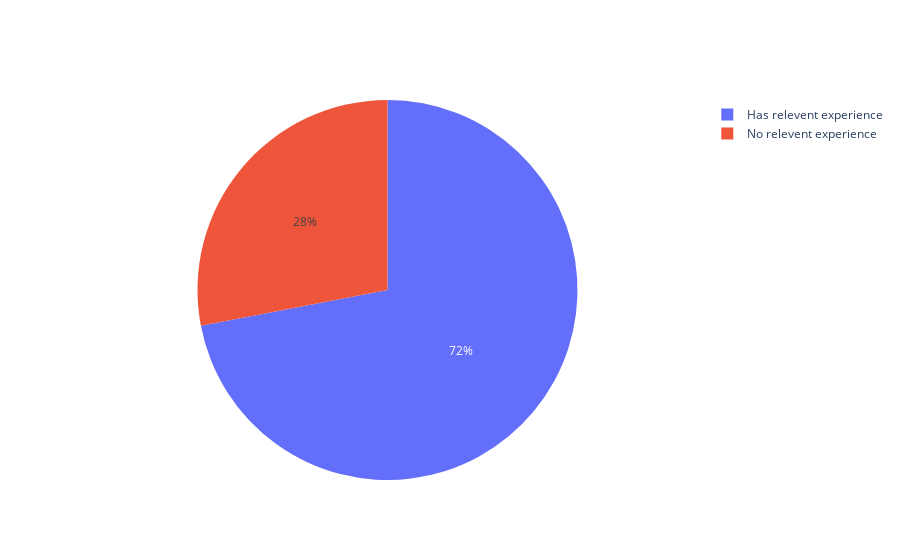

The notebook cell saved with this chart:
### Code cell
#pie chart showing experience level
fig = go.Figure(data=[go.Pie(labels=experience.index,values=experience.values,hoverinfo='label+percent')])
fig.show()

### Figure 1 — Plotly figure (JSON) as saved in the notebook; plotly's stock layout.template omitted (floating-point values rounded to 4 significant figures)
{"data": [{"hoverinfo": "label+percent", "labels": ["Has relevent experience", "No relevent experience"], "type": "pie", "values": [13792, 5366]}], "layout": {}}
